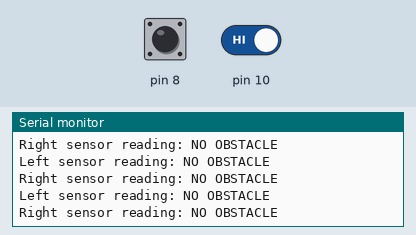
The sketch below on a simulated Arduino Uno, built with avr-gcc and run on an emulated ATmega328P. Shown: the last lines printed to the serial monitor. Inputs (shaded band) come from the test bench; at power-on: pin 8 HIGH, pin 10 HIGH.

Above: at 1.2 s.
1.3 s: pin 8 driven LOW
At 1.76 s:
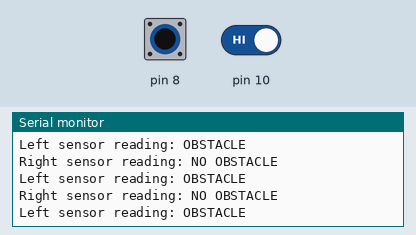
2.9 s: pin 10 driven LOW
At 3.07 s:
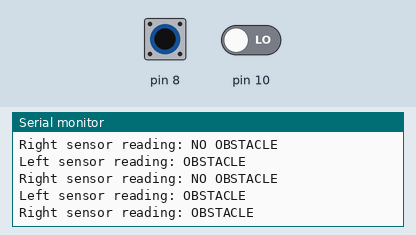
4.6 s: pin 8 driven HIGH and pin 10 driven HIGH
At 4.89 s:
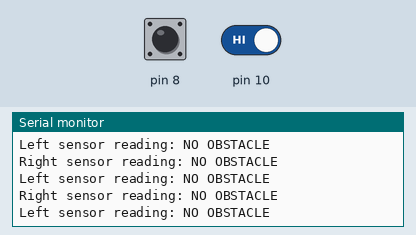
7.6 s: pin 8 pulsed LOW 2 times (0.12 s each, 0.3 s apart)
11.2 s: pin 10 driven LOW
At 11.64 s:
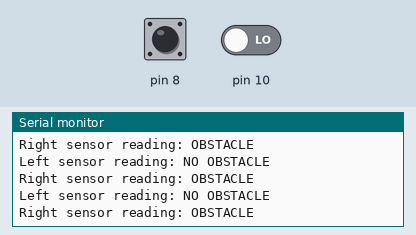
14.2 s: pin 8 driven LOW
At 14.37 s:
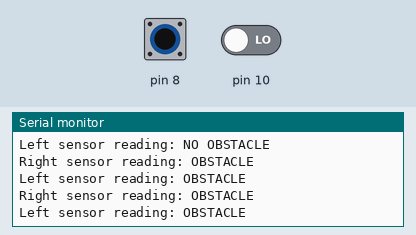

Measured:
- after the input at 1.3 s, the serial monitor: prints a new line after 0.05 s (image 1)
- after the input at 2.9 s, the serial monitor: prints a new line after 0.10 s (image 2)
- after the input at 4.6 s, the serial monitor: prints a new line after 0.08 s (image 3)
- after the input at 11.2 s, the serial monitor: prints a new line after 0.07 s (image 4)
- after the input at 14.2 s, the serial monitor: prints a new line after 0.07 s (image 5)

The sketch:

infrared1.ino
```cpp
void setup() {
  // put your setup code here, to run once:
  pinMode(8, INPUT);
  pinMode(10, INPUT);
  Serial.begin(9600);

}

void loop() {
  // put your main code here, to run repeatedly:
  bool leftSensor = digitalRead(8);
  bool rightSensor = digitalRead(10);

  Serial.print("Left sensor reading: ");
  if(leftSensor == false) {
    Serial.println("OBSTACLE");
  } else {
    Serial.println("NO OBSTACLE");
  }
  Serial.print("Right sensor reading: ");
  if(rightSensor == false) {
    Serial.println("OBSTACLE");
  } else {
    Serial.println("NO OBSTACLE");
  }
  delay(100);
}
```
